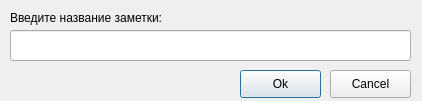
<?xml version="1.0" encoding="UTF-8"?>
<ui version="4.0">
 <class>Dialog</class>
 <widget class="QDialog" name="Dialog">
  <property name="geometry">
   <rect>
    <x>0</x>
    <y>0</y>
    <width>422</width>
    <height>101</height>
   </rect>
  </property>
  <property name="windowTitle">
   <string/>
  </property>
  <widget class="QLabel" name="label">
   <property name="geometry">
    <rect>
     <x>10</x>
     <y>10</y>
     <width>171</width>
     <height>16</height>
    </rect>
   </property>
   <property name="text">
    <string>Введите название заметки:</string>
   </property>
  </widget>
  <widget class="QPushButton" name="pushButton">
   <property name="geometry">
    <rect>
     <x>240</x>
     <y>70</y>
     <width>81</width>
     <height>28</height>
    </rect>
   </property>
   <property name="text">
    <string>Ok</string>
   </property>
  </widget>
  <widget class="QPushButton" name="pushButton_2">
   <property name="geometry">
    <rect>
     <x>330</x>
     <y>70</y>
     <width>81</width>
     <height>28</height>
    </rect>
   </property>
   <property name="text">
    <string>Cancel</string>
   </property>
  </widget>
  <widget class="QLineEdit" name="lineEdit">
   <property name="geometry">
    <rect>
     <x>10</x>
     <y>30</y>
     <width>401</width>
     <height>31</height>
    </rect>
   </property>
   <property name="font">
    <font>
     <pointsize>10</pointsize>
    </font>
   </property>
   <property name="text">
    <string/>
   </property>
  </widget>
 </widget>
 <resources/>
 <connections/>
</ui>
